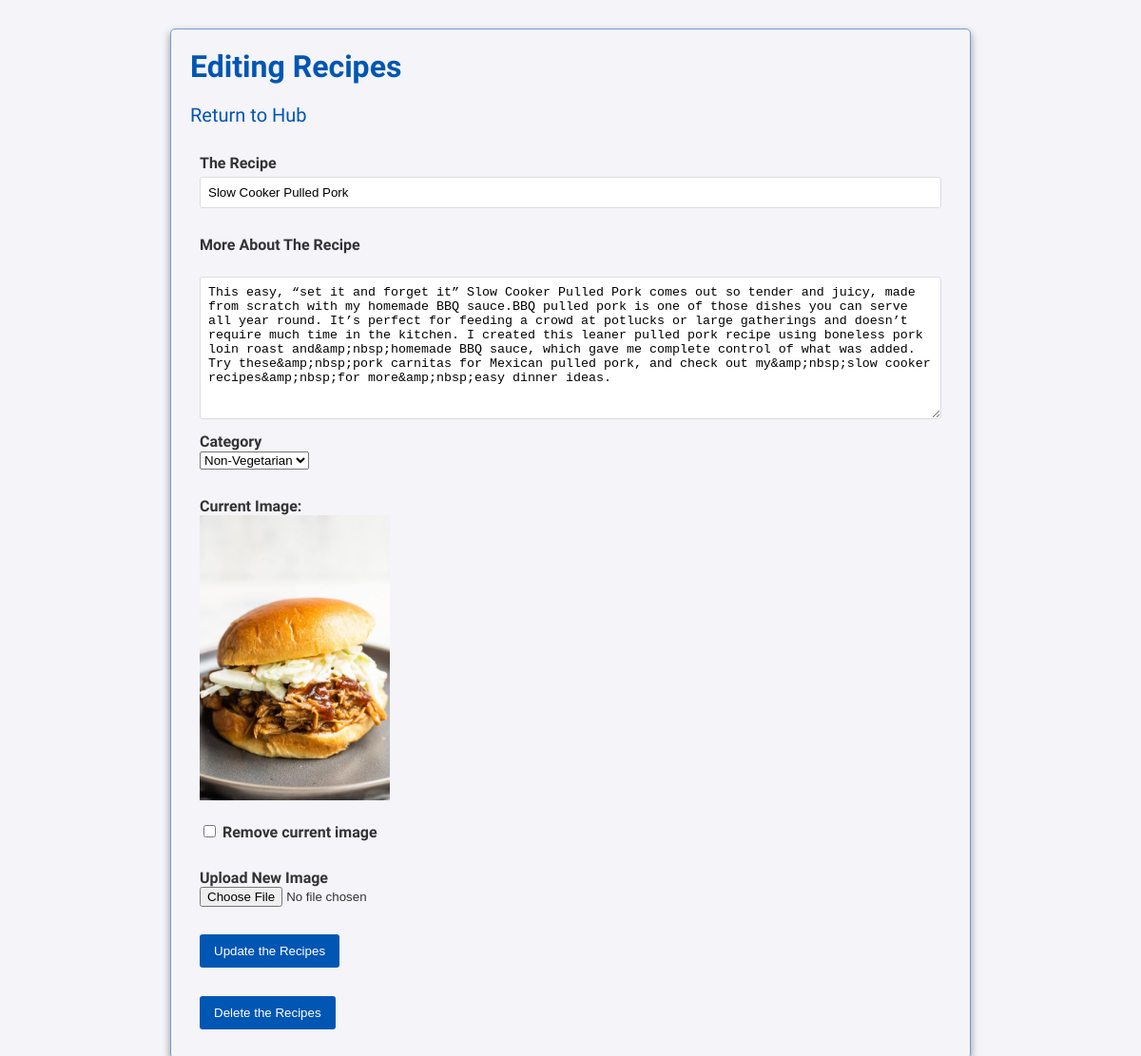
/edit.php?id=49 (signed in), run on the app's committed database.
### tables this page shows
CREATE TABLE `posts` (
  `id` int(11) NOT NULL,
  `title` varchar(200) NOT NULL,
  `date` timestamp NOT NULL DEFAULT current_timestamp() ON UPDATE current_timestamp(),
  `content` varchar(2000) NOT NULL,
  `vegetarian_id` int(11) DEFAULT NULL,
  `image` varchar(255) DEFAULT NULL
);

CREATE TABLE `vegetarian` (
  `id` int(11) NOT NULL,
  `name` varchar(100) NOT NULL
);

### edit.php (the view, shortened to what this page needs)
<?php
require('connect.php');
$id = filter_input(INPUT_GET, 'id', FILTER_VALIDATE_INT);
$query = "SELECT id, title, content, vegetarian_id, image FROM posts WHERE id = :id";
$statement = $db->prepare($query);
$statement->bindValue(':id', $id, PDO::PARAM_INT);
$statement->execute();
$post = $statement->fetch(PDO::FETCH_ASSOC);
$title = htmlspecialchars($post['title'], ENT_QUOTES, 'UTF-8');
$content = htmlspecialchars($post['content'], ENT_QUOTES, 'UTF-8');
$vegetarian_id = $post['vegetarian_id'];
$image = $post['image'];
$categoryQuery = "SELECT id, name FROM vegetarian";
$categoryStatement = $db->prepare($categoryQuery);
$categoryStatement->execute();
$categories = $categoryStatement->fetchAll(PDO::FETCH_ASSOC);
?>
<!DOCTYPE html>
<html lang="en">
<head>
    <link rel="stylesheet" href="main.css">
</head>
<body>
    <h1><a href="index.php">Editing Recipes</a></h1>
    <a class="home" href="userlogin.php">Return to Hub</a>
    <br><br>
    <form method="post" action="edit.php?id=<?= $id ?>" enctype="multipart/form-data">
        <div>
            <label for="title">The Recipe</label>
            <br>
            <input type="text" id="title" name="title" value="<?= htmlspecialchars($title, ENT_QUOTES, 'UTF-8') ?>">
            <br><br>
        </div>
        <div>
            <label for="content">More About The Recipe</label>
            <br><br>
            <textarea id="content" name="content"><?= htmlspecialchars($content, ENT_QUOTES, 'UTF-8') ?></textarea>
            <br>
        </div>
        <div>
            <label for="vegetarian_id">Category</label>
            <br>
            <select id="vegetarian_id" name="vegetarian_id">
                <?php foreach ($categories as $category): ?>
                    <option value="<?= $category['id'] ?>" <?= $category['id'] == $vegetarian_id ? 'selected' : '' ?>>
                        <?= htmlspecialchars($category['name'], ENT_QUOTES, 'UTF-8') ?>
                    </option>
                <?php endforeach; ?>
            </select>
            <br><br>
        </div>
        <?php if ($image): ?>
            <div>
                <label>Current Image:</label>
                <br>
                <img src="uploads/images/<?= htmlspecialchars($image, ENT_QUOTES, 'UTF-8') ?>" alt="Current Image"
                    style="max-width: 200px;">
                <br><br>
                <label>
                    <input type="checkbox" name="remove_image" value="1"> Remove current image
                </label>
                <br><br>
            </div>
        <?php endif; ?>
        <div>
            <label for="image">Upload New Image</label>
            <br>
            <input type="file" id="image" name="image">
            <br><br>
        </div>
        <div>
            <button type="submit" name="update">Update the Recipes</button>
        </div>
    </form>
    <form method="post" action="edit.php?id=<?= $id ?>"
        onsubmit="return confirm('Are you sure you want to delete this post?');">
        <button type="submit" name="delete" value="delete">Delete the Recipes</button>
    </form>
</body>
</html>

### main.css (style rules this page uses)
body, h1, h2, h3, p, a, div { margin: 0; padding: 0; font-family: 'Carrois Gothic'; }
body { background-color: #f4f4f9; color: #333; padding: 20px; width: 800px; margin: 30px auto; border: 1px solid rgb(121, 153, 212); border-radius: 5px; box-shadow: 0 4px 8px rgba(0, 0, 0, 0.4); }
h1 { color: #0056b3; margin-bottom: 20px; font-family: 'Carrois Gothic'; }
a { color: #0056b3; text-decoration: none; }
form { background-color: transparent; padding: 10px; border: none; box-shadow: none; }
form div { margin-bottom: 10px; }
label { font-weight: bold; }
input[type="text"], textarea { width: 100%; padding: 8px; margin-top: 5px; border: 1px solid #ddd; border-radius: 3px; box-sizing: border-box; }
textarea { height: 150px; resize: vertical; }
button { background-color: #0056b3; color: #fff; border: none; padding: 10px 15px; border-radius: 3px; cursor: pointer; }
.home { font-size: 20px; margin-right: 30px; }

### data on the page
posts: title "Slow Cooker Pulled Pork", content "This easy, “set it and forget it” Slow Cooker Pulled Pork comes out so tender and juicy, made from scratch with my homemade BBQ sauce.BBQ pulled pork is one of those dishes you can serve all year round. It’s perfect for feeding a crowd at potlucks or large gatherings and doesn’t require much time in the kitchen. I created this leaner pulled pork recipe using boneless pork loin roast and&amp;nbsp;homemade BBQ sauce, which gave me complete control of what was added. Try these&amp;nbsp;pork carnitas for Mexican pulled pork, and check out my&amp;nbsp;slow cooker recipes&amp;nbsp;for more&amp;nbsp;easy dinner ideas.", vegetarian_id "Non-Vegetarian", image (picture)
